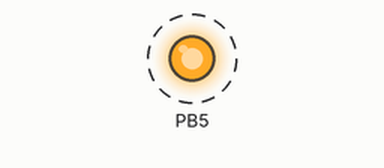
Bench run of a program on a simulated ATmega328P, built with avr-gcc and emulated at 16 MHz. Shown: output pins drawn as LEDs (lit = HIGH). Dashed ring = blinking.

Above: at 0.5 s.
Timing chart, 0 to 4.6 s (numbered marks = the images above):
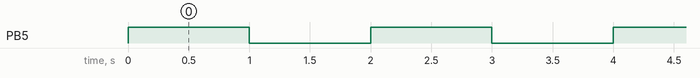

The program:

main.c
```c
// (licence header left out)
#include <avr/io.h>
#include <util/delay.h>

int main(void)
{

    // Set port B pin 5 to output mode (pin D13 of Arduino Uno board)
    DDRB = DDRB | (1 << DDB5);

    while (1)
    {
        // Toggle LED
        PORTB ^= _BV(PORTB5);
        _delay_ms(1000);
    }
}
```

Measured:
- by itself, PB5: alternates HIGH for 1.0 s and LOW for 1.0 s
